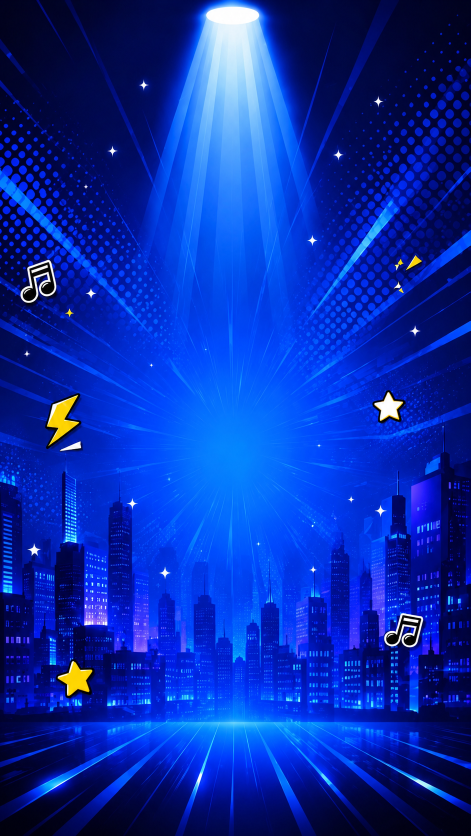
#> input picture config/project-defaults-assets/backgrounds/background.png, 941 x 1672 px (shown at 1/2 size)
$ python -i youtube.py   (imports and definitions only)
#> lines starting #> are read from the running program, lines starting #| are printed output that depends on the picture
### engine/aurexvideo_paths.py
"""Shared filesystem layout for development and packaged AurexVideo builds."""

from __future__ import annotations

import os
from pathlib import Path
import shutil
import sys


SOURCE_ROOT = Path(__file__).resolve().parent
RESOURCE_ROOT = Path(os.environ.get("AUREX_RESOURCE_ROOT") or SOURCE_ROOT).expanduser().resolve()
DATA_ROOT = Path(os.environ.get("AUREX_DATA_ROOT") or RESOURCE_ROOT).expanduser().resolve()

PROJECTS_ROOT = DATA_ROOT / "project"
OUTPUT_ROOT = DATA_ROOT / "output"
CONFIG_ROOT = DATA_ROOT / "config"
USER_ASSETS_ROOT = DATA_ROOT / "assets"
CHARACTERS_ROOT = USER_ASSETS_ROOT / "characters"


def bundled_python() -> Path:
    configured = str(os.environ.get("AUREX_PYTHON") or "").strip()
    if configured:
        return Path(configured).expanduser().resolve()
    candidate = RESOURCE_ROOT / ".venv" / ("Scripts/python.exe" if sys.platform.startswith("win") else "bin/python")
    return candidate if candidate.exists() else Path(sys.executable).resolve()


PYTHON_EXECUTABLE = bundled_python()


# [94 lines left out: functions ffmpeg_executable, ensure_user_layout, ensure_utf8_stdio, ensure_runtime_bin_on_path, ensure_windows_native_dll_directories, configure_native_runtime, not called in this run]

### engine/social_upload/youtube.py
from __future__ import annotations

import io
import json
import mimetypes
import os
import secrets
import threading
import time
from datetime import timedelta
from pathlib import Path
from urllib.error import HTTPError
from urllib.parse import urlencode
from urllib.request import Request, urlopen

from .config import (
    canonical_brand,
    read_social_config,
    save_social_brand_route,
    social_brand_route,
    social_config_hint,
    write_social_config,
)
from .metadata import build_upload_metadata, final_video_path_for_project, project_brand_from_topic, read_expected_video_bytes, read_project_upload_metadata, record_social_upload, require_project
from .metadata import record_scheduled_social_upload
from .r2 import r2_config, r2_config_hint, r2_is_configured, upload_scheduled_video_asset
from .schedule import parse_scheduled_publish_at, validate_schedule_window
from .remote_worker import schedule_on_vps
from .remote_worker import sync_social_connections_to_vps
from .thumbnail import extract_thumbnail_frame

YOUTUBE_UPLOAD_SCOPE = "https://www.googleapis.com/auth/youtube.upload"
YOUTUBE_READONLY_SCOPE = "https://www.googleapis.com/auth/youtube.readonly"
YOUTUBE_OAUTH_SCOPE = f"{YOUTUBE_UPLOAD_SCOPE} {YOUTUBE_READONLY_SCOPE}"
YOUTUBE_THUMBNAIL_MAX_BYTES = 2 * 1024 * 1024
YOUTUBE_SHORTS_THUMBNAIL_SIZE = (576, 1024)
OAUTH_STATES: dict[str, dict] = {}
OAUTH_STATES_LOCK = threading.Lock()


# [6 lines left out: function youtube_config, not called in this run]


def youtube_redirect_uri(youtube: dict) -> str:
    origin = str(os.environ.get("AUREX_SERVER_ORIGIN") or "http://localhost:8765").rstrip("/")
    return str(youtube.get("redirect_uri") or f"{origin}/api/social/youtube/callback")


def youtube_is_configured(youtube: dict) -> bool:
    return bool(str(youtube.get("client_id") or "").strip() and str(youtube.get("client_secret") or "").strip())


# [21 lines left out: function update_youtube_oauth_config, not called in this run]


def youtube_is_connected(youtube: dict) -> bool:
    tokens = youtube_active_tokens(youtube)
    return bool(tokens.get("refresh_token") or tokens.get("access_token"))


# [83 lines left out: functions youtube_channels, youtube_active_channel_id, youtube_active_channel, youtube_active_tokens, youtube_channel_for_id, youtube_upload_channel and 1 more, not called in this run]


def youtube_public_channel(youtube: dict) -> dict:
    return youtube_public_channel_entry(youtube_active_channel(youtube))


# [31 lines left out: functions youtube_public_channels, youtube_store_channel, not called in this run]


def youtube_update_active_tokens(config: dict, youtube: dict, tokens: dict) -> None:
    youtube_update_channel_tokens(config, youtube, youtube_active_channel_id(youtube), tokens)


# [341 lines left out: functions youtube_update_channel_tokens, youtube_access_token_for_channel, youtube_channel_profile, youtube_channels_status, youtube_token_health, set_youtube_active_channel and 7 more, not called in this run]


def _shorts_png_bytes_under_limit(image_path: Path) -> bytes | None:
    try:
        from PIL import Image, ImageOps
    except Exception:
        return None

    with Image.open(image_path) as image:
        image = image.convert("RGB")
        resampling = getattr(Image, "Resampling", Image)
        for target_size in (
            YOUTUBE_SHORTS_THUMBNAIL_SIZE,
            (504, 896),
            (432, 768),
            (360, 640),
        ):
            normalized = ImageOps.fit(image, target_size, method=resampling.LANCZOS)
            output = io.BytesIO()
            normalized.save(output, format="PNG", optimize=True, compress_level=9)
            data = output.getvalue()
            if len(data) <= YOUTUBE_THUMBNAIL_MAX_BYTES:
                return data
    return None


def _read_youtube_thumbnail_upload(image_path: Path) -> tuple[bytes, str] | tuple[None, str]:
    image_path = Path(image_path).expanduser()
    if not image_path.is_file():
        return None, f"thumbnail file not found: {image_path}"

    try:
        from PIL import Image

        with Image.open(image_path) as image:
#> image is the input picture: PIL image 941x1672 RGB; mean R, G, B 8.9, 45.4, 168.8
            is_portrait = image.height > image.width
#> is_portrait = True
    except Exception:
        is_portrait = False

    if is_portrait:
        # Higher portrait resolutions make thumbnails.set advertise fhd/qhd/uhd
        # variants that YouTube's CDN may not create, leaving Studio with a 404
        # placeholder. 576x1024 keeps the valid maxres variant as the highest.
        png_data = _shorts_png_bytes_under_limit(image_path)
#> the loop in _shorts_png_bytes_under_limit, `for target_size in ( YOUTUBE_SHORTS_THUMBNAIL_SIZE, (504, 896), (432, ..` made 1 pass
#> pass 1, in _shorts_png_bytes_under_limit, `normalized = ImageOps.fit(image, target_size, method=resampling.LANCZOS)`:
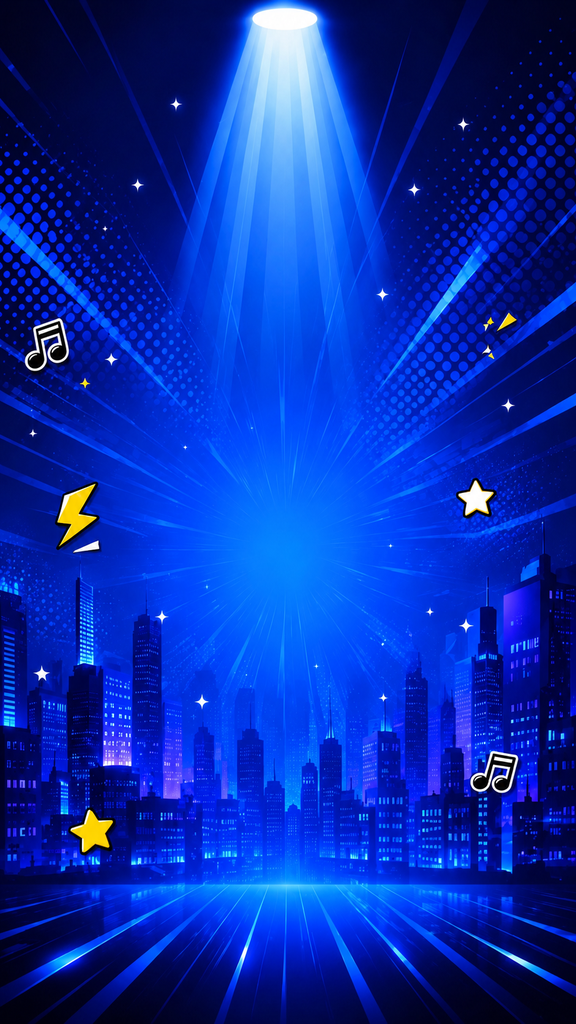
#> normalized: PIL image 576x1024 RGB; mean R, G, B 8.9, 45.4, 168.8
        if png_data:
            return png_data, "image/png"
        return None, "portrait thumbnail could not fit YouTube's 2MB PNG limit"

    content_type = mimetypes.guess_type(str(image_path))[0] or "application/octet-stream"
    data = image_path.read_bytes()
    if len(data) <= YOUTUBE_THUMBNAIL_MAX_BYTES:
        return data, content_type
    jpeg_data = _jpeg_bytes_under_limit(image_path)
    if jpeg_data:
        return jpeg_data, "image/jpeg"
    return None, f"thumbnail too large: {len(data)}B"


# [231 lines left out: functions set_youtube_thumbnail, youtube_upload_video, not called in this run]

>>> result = _read_youtube_thumbnail_upload('../../config/project-defaults-assets/backgrounds/background.png')
